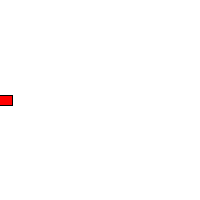
Frame 1 (no input)
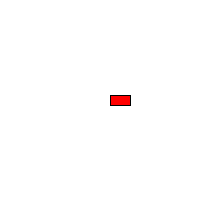
Frame 60 (the mouse pressed at the canvas centre just before this capture)
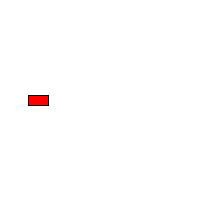
Frame 120 (the mouse held since frame 60 and released just before this capture)

The Processing sketch that drew these frames (run headless with seeded random() and noise(); from frame 60 on, the mouse is pressed at the canvas centre):

// Processing sketch: car_oop
// ── car_oop.pde
Car car;

void setup() {
  size(200,200);
  car = new Car();
}

void draw() {
  background(255);
  car.drive();
  car.display();
}

class Car { 
  color c;
  float xpos;
  float ypos;
  float xspeed;

  Car() { 
    c = color(255,0,0);
    xpos = 0;
    ypos = 100;
    xspeed = 2;
  }

  void display() {
    stroke(0);
    fill(c);
    rectMode(CENTER);
    rect(xpos,ypos,20,10);
  }

  void drive() {
    xpos = xpos + xspeed;
    if (xpos > width) {
      xpos = 0;
    }
  }
}
